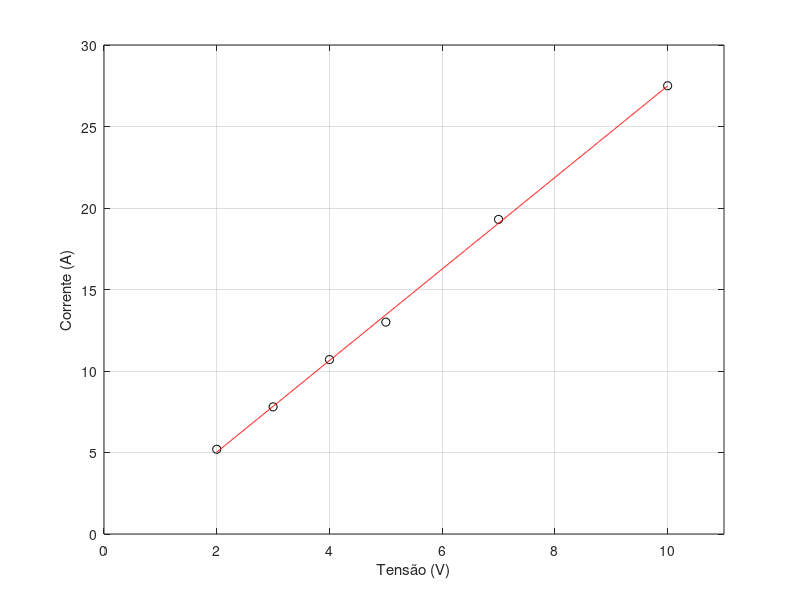

Write MATLAB code to recreate this figure. (Note: this script raises an error after producing the figure.)
x=[2 3 4 5 7 10];                 % valores de x 
y=[5.2 7.8 10.7 13 19.3 27.5];    % valores de y  
p1=polyfit(x,y,1)                 % retorna os coeficientes do polinômio -- 1 é o grau do polinomio
residuo=y-polyval(p1,x);          % polival substitui os valores de x em p1
RT=sum(residuo.^2)                %resíduo

%% B
y1=polyval(p1,3.5)                % determina o valor da corrente para tensão de 3.5V
t=min(x):0.01:max(x);             %representa o domínio para os valores de x
yp1=p1(1)*t+p1(2);
figure(1)
plot(x,y,'ko',t,yp1,'r')          %gráfico
axis([0 11 0 30])
xlabel('Tensão (V)')
ylabel('Corrente (A)')
grid on

%% C
syms x;
y= p1(1)*x + p1(2) ;             % representa a função do 2º grau
r=solve(y==15);                  % calcula o valor de Tensão para corrente de 15 A
eval(r)